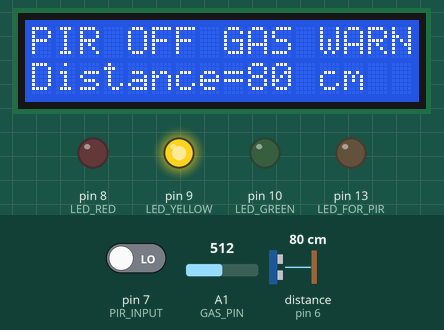
A sketch run on a simulated Arduino Uno, built with avr-gcc and run on an emulated ATmega328P. On the bench: 16×2 character LCD, output pins drawn as LEDs (lit = HIGH). Wiring (inferred from the names in the program): ultrasonic range finder: trigger pin 6; echo pin 6. Dashed ring = blinking. The test bench sets the inputs (shaded band); at power-on: distance to the obstacle (sensor on pin 6) 80 cm, A1 (GAS_PIN) = 512, pin 7 (PIR_INPUT) LOW. The echo pulse lasts 58.3 µs per cm; what the sketch prints to the serial monitor is not drawn.

Above: at 1.9 s.
2.0 s: distance to the obstacle (sensor on pin 6) set to 46 cm
At 3.3 s:
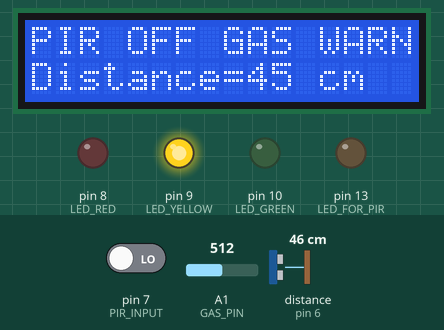
3.6 s: distance to the obstacle (sensor on pin 6) set to 37 cm
At 4.0 s:
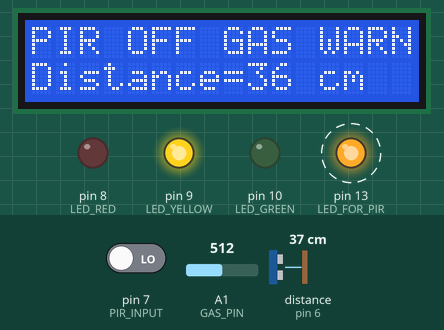
6.6 s: A1 (GAS_PIN) set to 563
8.3 s: A1 (GAS_PIN) set to 584
At 8.7 s:
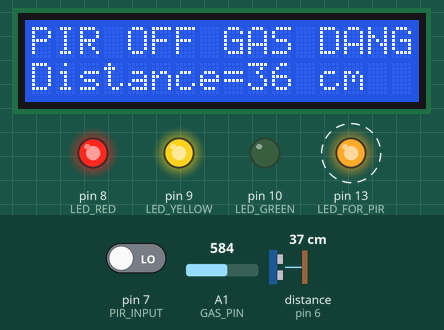
10.4 s: pin 7 (PIR_INPUT) driven HIGH
At 11.5 s:
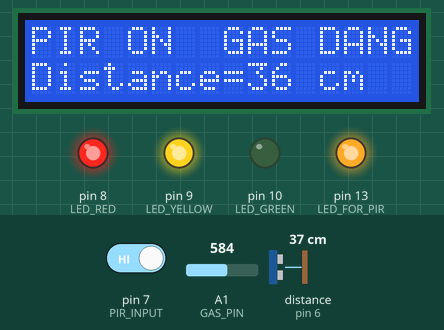
12.1 s: A1 (GAS_PIN) set to 306
At 13.6 s:
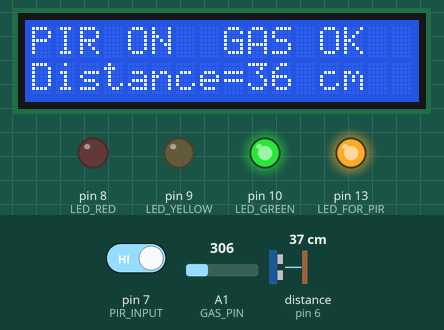
Timing chart, 0 to 15.1 s (numbered marks = the images above; inputs shaded):
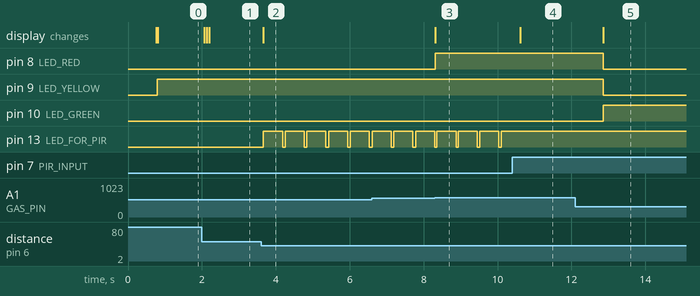

The sketch:

first_assignment.ino
```cpp
/*
	### Εργασία 4η - Άσκηση 1η ###
    # Κατσικαβέλας Ιωάννης #

  The circuit:
 * LCD RS pin to digital pin 12
 * LCD Enable pin to digital pin 11
 * LCD D4 pin to digital pin 5
 * LCD D5 pin to digital pin 4
 * LCD D6 pin to digital pin 3
 * LCD D7 pin to digital pin 2
 * LCD R/W pin to ground
 * LCD VSS pin to ground
 * LCD VCC pin to 5V
 * 10K resistor:
 * ends to +5V and ground
 * wiper to LCD VO pin (pin 3)

 http://www.arduino.cc/en/Tutorial/LiquidCrystal
 */

// include the library code:
#include <LiquidCrystal.h>

// initialize the library with the numbers of the interface pins
LiquidCrystal lcd(12, 11, 5, 4, 3, 2);

// GAS Warnign LEDs
int const GAS_PIN = A1;
int LED_GREEN = 10;
int LED_YELLOW = 9;
int LED_RED = 8;

// PIR Sensor Pins
int LED_FOR_PIR = 13;
int PIR_INPUT = 7 ;

int val = 0;

// Ultrasonic Sensor
int cm = 0;
int const ULTRASONIC_PIN = 6 ;

// function for unltrasonic sensor
long readUltrasonicDistance(int pin)
{
  pinMode(pin, OUTPUT);  // Clear the trigger
  digitalWrite(pin, LOW);
  delayMicroseconds(2);
  // Sets the pin on HIGH state for 10 micro seconds
  digitalWrite(pin, HIGH);
  delayMicroseconds(10);
  digitalWrite(pin, LOW);
  pinMode(pin, INPUT);
  // Reads the pin, and returns the sound wave travel time in microseconds
  return pulseIn(pin, HIGH);
}

void setup(){
  	pinMode(LED_FOR_PIR, OUTPUT); // declare LED as OUTPUT
  	pinMode(PIR_INPUT, INPUT);

  	pinMode(LED_GREEN, OUTPUT);
    pinMode(LED_YELLOW, OUTPUT);
    pinMode(LED_RED, OUTPUT);

    pinMode(ULTRASONIC_PIN, INPUT);

    Serial.begin(9600);
  	Serial.println("ALARM is ON");
  	// set up the LCD's number of columns and rows:
  	lcd.begin(16, 2);
  	// Print a message to the LCD.
    lcd.setCursor(2, 0);
  	lcd.print("ALARM is ON");
    delay(700);
    lcd.clear();
    delay(10);
}

void loop(){
    val = digitalRead(PIR_INPUT);
    if (val == HIGH) {
      digitalWrite(13, HIGH);
      lcd.setCursor(0, 0);
      lcd.print("PIR ON ");
      Serial.println("\n");
      Serial.println("WARNING: The PIR Sensor got Triggered, possible Violation");
      delay(800);
      }else {
      digitalWrite(13, LOW);
      lcd.setCursor(0, 0);
      lcd.print("PIR OFF");
      delay(10);
      }

    int valor = analogRead(GAS_PIN);
    valor = map(valor, 300, 750, 0, 100);
    if (valor >= 40 && valor <= 60)
    {
      digitalWrite(LED_YELLOW, HIGH);
      digitalWrite(LED_RED, LOW);
      lcd.setCursor(8, 0);
      lcd.print("GAS WARNING");
      Serial.println("\n");
      Serial.println("WARNING: The GAS Sensor got Triggered, possible Gas leakage");
    }else if (valor > 60){
      digitalWrite(LED_YELLOW, HIGH);
      digitalWrite(LED_RED, HIGH);
      lcd.setCursor(8, 0);
      lcd.print("GAS DANGER");
      Serial.println("\n");
      Serial.println("WARNING: The GAS Sensor got Triggered, Gas leakage");
    }else {
      digitalWrite(LED_GREEN, HIGH);
      digitalWrite(LED_YELLOW, LOW);
      digitalWrite(LED_RED, LOW);
      lcd.setCursor(8, 0);
      lcd.print("GAS OK  ");
    }
  	delay(10);

    // measure the ping time in cm
    cm = 0.01723 * readUltrasonicDistance(6);
    lcd.setCursor(0, 1);
    lcd.print("Distance=");
    lcd.setCursor(9, 1);
    lcd.print(cm);
    lcd.print(" cm");
    if (cm <= 40){
      digitalWrite(13, HIGH);
      delay(500);
      Serial.println("WARNING: The Ultrasonic Sensor got Triggered, possible Violation");
      Serial.println("The distance is " + cm);
    }
    delay(10); // Wait for 10 millisecond(s)
}
```

Measured:
- the behaviour switches between 42 and 41 cm on distance to the obstacle (sensor on pin 6) (found by bisection; images 1 and 2)
- the behaviour switches between 574 and 575 on A1 (GAS_PIN) (found by bisection; images 2 and 3)
- after the input at 2.0 s, the display: changes after 0.07 s (image 1)
- after the input at 3.6 s, pin 13 (LED_FOR_PIR): alternates HIGH for 0.52 s and LOW for 0.07 s, starting after 0.07 s; the display: changes after 0.07 s (image 2)
- after the input at 8.3 s, pin 8 (LED_RED): LOW → HIGH at once; the display: changes at once (image 3)
- after the input at 10.4 s, pin 13 (LED_FOR_PIR): stops changing and stays HIGH; the display: changes after 0.21 s (image 4)
- after the input at 12.1 s, pin 8 (LED_RED), pin 9 (LED_YELLOW): HIGH → LOW after 0.76 s; pin 10 (LED_GREEN): LOW → HIGH after 0.76 s; the display: changes after 0.76 s (image 5)
